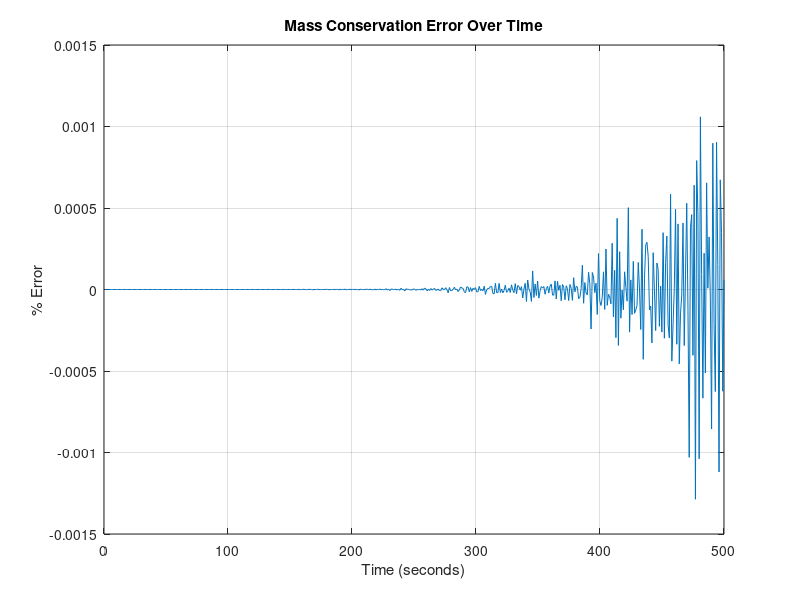
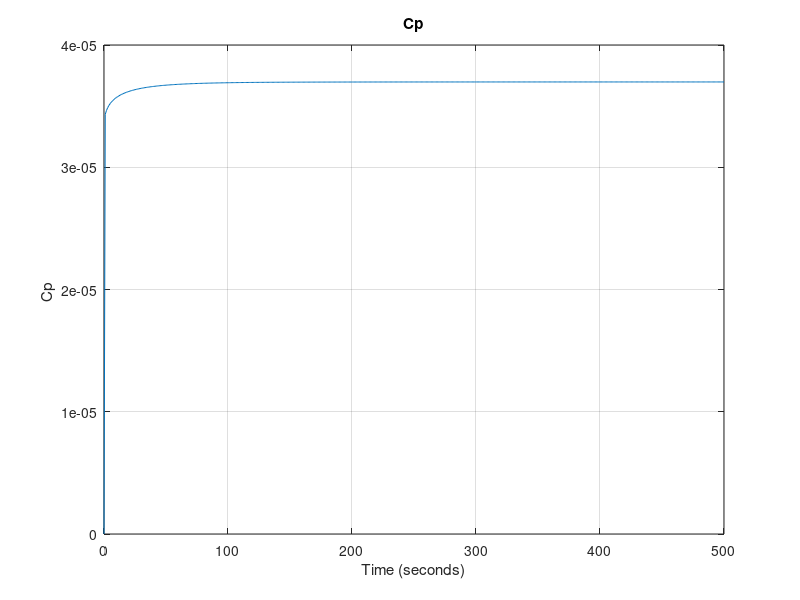
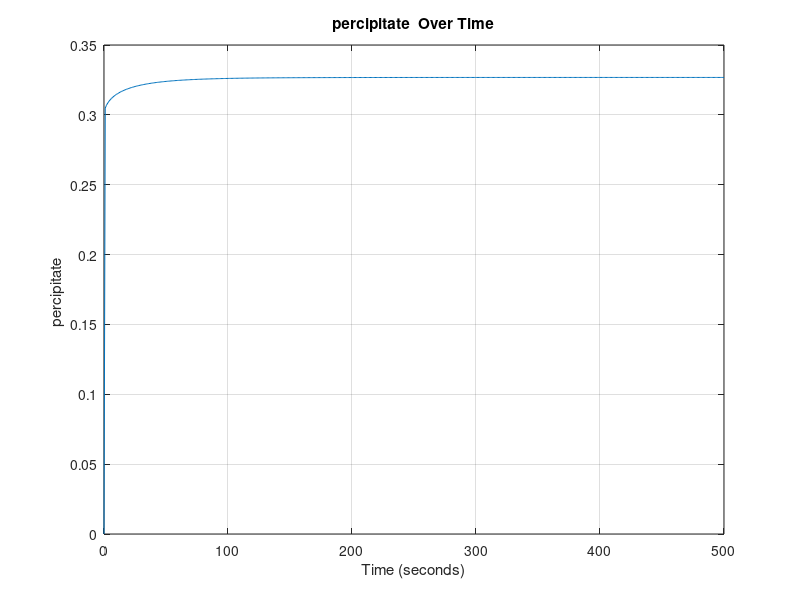
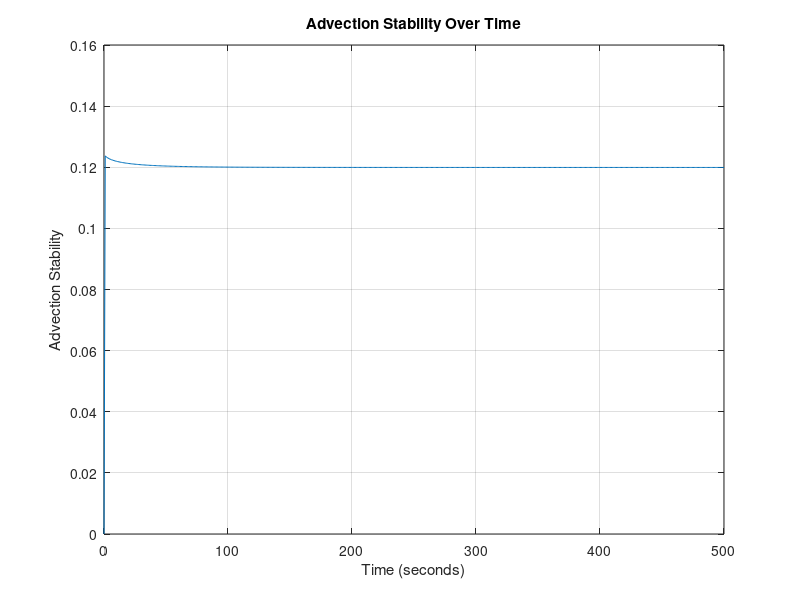

Write the MATLAB code that produced these figures, in order. (Note: this script raises an error after producing the figures.)
%__Gruppe 3-Simulering-3.Sem__
clear
close all
clc
%% Inital Parameters
domain_length = 0.1;   % Domain length (meters)
domain_steps = 1000;    % Number of spatial domain_steps points
dx = domain_length / (domain_steps - 1); % Position discretization
 
time_length = 500;      % Time length (seconds)
time_steps = 500;       % Number of time steps
dt = time_length / time_steps; % Temporal discretization

% DEFINED VARIABLES
D = 1.464*10^-9; % Diffusivity coefficient H2PO4- in water [m^2 s^-1]
feed_conc = 0.1; % Constant solute concentration at the first cell 0.1 molar [H2PO4-]
TMP = 35; %TMP: Transmembrane Pressure [bar]

area = 0.0308; % Area of the membrane surface [m^2]
kw = 5.7311*10^(-7); % Initial water permeability m^3 m^-2 bar^-1 s^-1 
my = 0.8903*10^-9; % Water viscosity [Bar∙s]
Rm = 1/(my*kw); % Rejection of water at the membrane (σ) [m^-1]
alpha = 1*10^14; % Specific resistance of fouling [m*mol^-1*L]
PC = 0.5; %Percipitate Advection Coefficient

sig_m = 0.1; % Rejection of ions 

% PHYSICAL CONSTANTS
R = 8.31415*10^-2; % Gasconstant [L^3 Bar mol^-1 K^-1]
T = 273.15+25; %Temperature [K]
 
% Anonymous functions

Mp = @(conc) 0.0011*exp(36.328*conc) + 0.263253; % concentration of udfæld in respect to phosphate increase.
Rf = @(conc) alpha*(Mp(conc)/area); % Rate of fouling
Lv = @(conc) 1/(my*(Rm+Rf(conc))); % Water permeability dependent on fouling


% Create a grid for space and time
x = linspace(0, domain_length, domain_steps);
t = linspace(0, time_length, time_steps);

% Initialize the concentration array AND Initial condition (1D)
C = zeros(domain_steps, time_steps)+0.1; % 0.1 molar [H2PO4] at pH 2.9
%C(domain_steps/2) = 0.13;

%Diffusive Stability
DS = D*dt/dx^2;
fprintf('\n Diffusivity Stability = %f', DS);
if DS>0.5 
   fprintf(2,'\n ERROR: Stabilitetsfejl');
else
    fprintf('\n Stable Diffusion Model !!');
end


%% Time-stepping loop
for j = 2:time_steps
    for i = 1:domain_steps
        LastC = C(domain_steps, j-1);

        C(1, :) = feed_conc; % Set the leftmost boundary to 0.1

        if j == 2
            Ptot = Mp(feed_conc); % The rate of percipitation WI
        else
            Ptot = Mp(LastC) + (Mp(LastC) - Mp(feed_conc))*Jv*(dt/dx)*PC; %%% CHECK CODE!!!!!!
        end

        Jv = (Lv(LastC)*(TMP-(1*R*T*(LastC))));  % Volume flux = Jv ,  in terms of osmotic pressure (TMP, R, T, delta_C) and Lv. [m/s]

        % Calculate the second derivative in x direction
        if i == 1 %__First Cell__
            d2Cdx2 = 0;
            dCdt_advection = 0;

        elseif i == domain_steps %__Membrane Cell___
            % No right neighbor at the last cell and MEMBRANE
            d2Cdx2 = (D * (C(domain_steps - 1, j-1) - C(domain_steps, j-1))) / dx^2;
            dCdt_advection = -Jv * (C(domain_steps, j-1)*(1-sig_m) - C(domain_steps - 1, j-1)) / dx;

        else    %__Normal Cells__
            % Calculate the second derivative normally
            d2Cdx2 = D * (C(i + 1, j-1) - 2 * C(i, j-1) + C(i - 1, j-1)) / dx^2;
            % Apply advection term
            dCdt_advection = -Jv * (C(i, j-1) - C(i-1, j-1)) / dx;
        end
        % Apply the diffusion-advection-(electromigration) equation
        C(i, j) = C(i, j-1) + dt * (d2Cdx2 + dCdt_advection);
        Jv_values(j) = Jv; % Plot values
        P_values(j) = Ptot;
        AS(j) = Jv * dt/dx; % Stability plot values
    end
end
%% conservation and error

volprc = dx*area*1000;  % Volume per cell in Liters

Cw = [0,C(domain_steps, :)]; % Making the matrix line up properly and have the right size
Cw(end) = [];

Systemdiff = [0, diff(sum(C*volprc,1))]; % Difference in system concentration per dt

inflow = feed_conc*(Jv_values)*(dt/dx)*volprc; % In - mol
outflow = Cw.* Jv_values*(dt/dx)*volprc*(1-sig_m); % Out - mol
infoutdiff = (inflow - outflow);
ERROR = ((Systemdiff - infoutdiff).*Systemdiff.^(-1))*100; % The mass conservation error


%% 2D Plots

% Plot Mass Conservation Error values over time

figure;
plot(t, ERROR);
xlabel('Time (seconds)');
ylabel('% Error');
title('Mass Conservation Error Over Time');
grid on;


% Plot Mass Conservation Error values over time

figure;
plot(t, outflow);
xlabel('Time (seconds)');
ylabel('Cp ');
title('Cp');
grid on;


% Plot Percipitate (DS) values over time

figure;
plot(t, P_values);
xlabel('Time (seconds)');
ylabel('percipitate ');
title('percipitate  Over Time');
grid on;

% Plot Advection Stability (DS) values over time

figure;
plot(t, AS);
xlabel('Time (seconds)');
ylabel('Advection Stability');
title('Advection Stability Over Time');
grid on;

% Plot Jv values over time
figure;
plot(t, [Jv_values]);
xlabel('Time (seconds)');
ylabel('Jv (Velocity)');
title('Jv (Velocity) Over Time');
grid on;
xlim([0, 500]);
ylim([1.09*10^-6, 1.13*10^-6]);
ax = gca;
ax.YAxis.Exponent = -6;

% Define fractions of time steps you want to visualize
time_fraction = [0.001, 0.01, 0.1, 0.2, 0.3, 0.4, 0.5, 0.6, 0.7, 0.8, 0.9];  % For example, 0.1 corresponds to 10% of time steps

% Calculate the corresponding time indices
time_instances = round(time_fraction * time_steps);

% Create a figure for the first plot
figure;
hold on;

% Plot concentration at specific time instances
for i = 1:length(time_instances)
    time_index = time_instances(i);
    plot(x, C(:, time_index));
end

xlabel('Position (meters)');
ylabel('Concentration');
title('Concentration Over Time at Different Instances');
xlim([0.0975, domain_length]);
ylim([0.1, 0.118]);

% Add a legend for clarity
legend(arrayfun(@(f) ['t=', num2str(f)], time_fraction, 'UniformOutput', false));

grid on;
hold off;


%% 3D Plot

% Create a 3D surface plot to visualize concentration over time and position
[T, X] = meshgrid(t, x);
figure;
h = surf(X, T, C); % Transpose removed here
xlabel('Position (meters)');
ylabel('Time (seconds)');
zlabel('Concentration');
title('Concentration Over Time and Position');

% Set axis limits to start at the origin
xlim([0, domain_length]);
ylim([0, time_length]);
zlim([0, 0.15]); % Assuming max(C(:)) is the maximum concentration in your data

set(h,'LineStyle','none')
colormap(jet)
clim([0.1 0.115])




